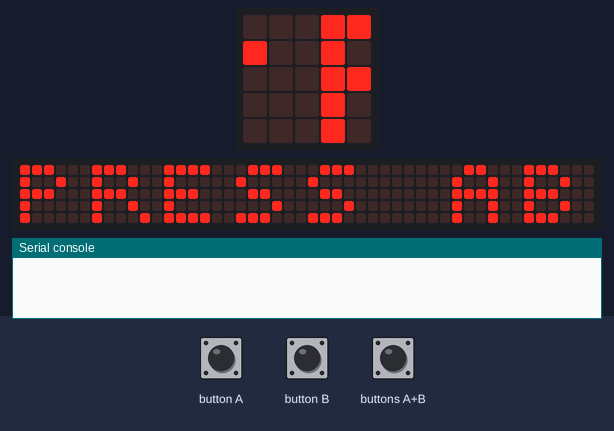
Recording of a program running on a simulated BBC micro:bit (MakeCode). Parts: the board's 5×5 LED display, a strip that is not on the board, showing the scrolling text unrolled, the last lines printed to the serial console. Inputs (shaded band) come from the test bench. Random numbers come from a fixed seed; the 48×5 strip is a reading aid, not a part: it shows the text the display is scrolling, unrolled, one strip-width of it at a time.

Above: at 1.27 s.
1.3 s: buttons A+B pressed for 0.15 s
At 2.0 s:
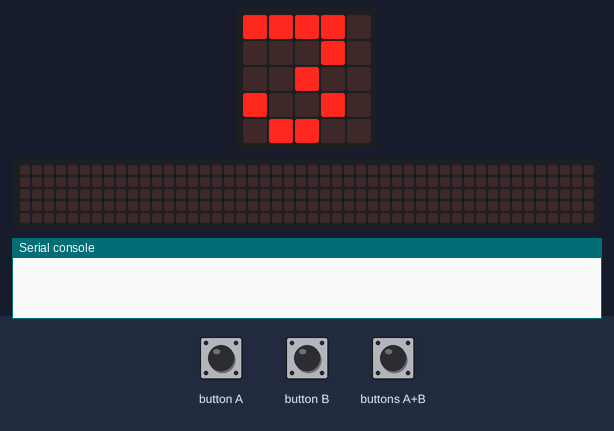
At 4.3 s:
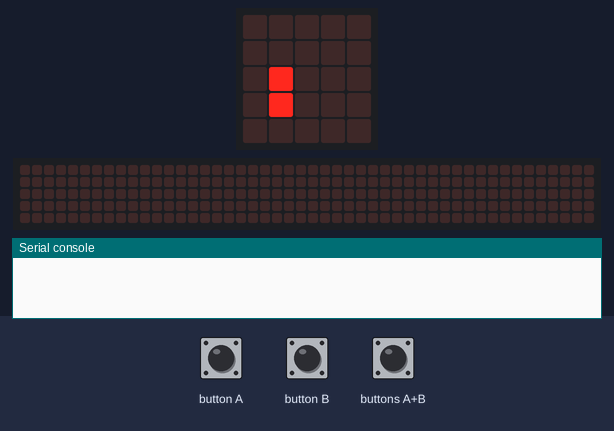
4.4 s: button B pressed for 0.15 s
At 5.4 s:
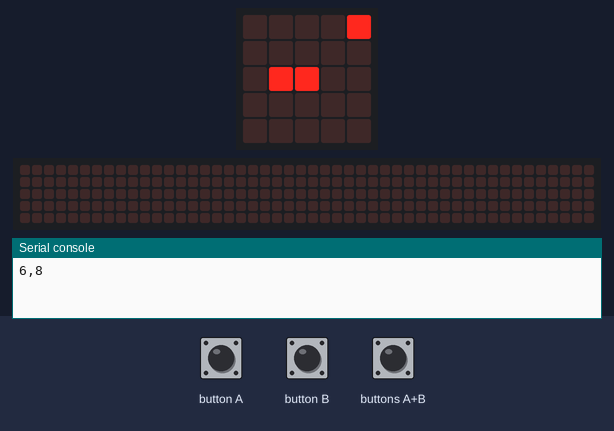

Measured:
- what the display in image 1 shows lasts 0.8 s, from 1.5 s to 2.3 s
- what the display in image 3 shows lasts 0.5 s, from 5.1 s to 5.6 s

The program:

main.ts
```typescript
/**
 * en_us (American English) || en_gb (British English)
 *
 *                   Snake Game 4 MICRO:BIT
 * ___________________________________________________________
 * Developed by Eunsoo.Jung && Developed with Typescript
 *
 * Follow me on Github, Instagram
 *
 * Github: @yellowstrawberrys (main), @yellowstrawberry (sub)
 * Instagram: @yellowstrawberry3009
 * ___________________________________________________________
 *
 * 'HOW TO PLAY'
 *
 * > It's simple.
 *
 * Press A & B to start the game.
 * Press A to turn 90° to the left.
 * Press B to turn 90° to the right.
 */

/**
 * ko_kr (한국어) || ko_kp (조선어 ㅋㅋ (장난인거 알지?))
 *
 *               MICRO:BIT를 위한 스네이크 게임
 * ___________________________________________________________
 * 개발: 정은수, 개발언어: Typescript
 *
 * "정보시간에 할거 없어서 조금씩 만들었다는게 학계의 전설"
 *
 * 깃허브: @yellowstrawberrys (본계), @yellowstrawberry (부계)
 * 인스타: @yellowstrawberry3009
 * ___________________________________________________________
 *
 * :: 플레이 방법 ::
 *
 * A 와 B 버튼을 눌러 게임을 시작
 * A 버튼을 눌러 왼쪽으로 90도 회전
 * B 버튼을 눌러 오른쪽으로 90도 회전
 */
// Boolean
let isGameRunning:boolean = false;

// Coordinate
let x:number[] = [1], y:number[] = [4];
let appleX:number = 1, appleY:number = 2;

//Length
let snakeLength:number = 0;

//Facing
/**
 * 0 = North;
 * 1 = Easth;
 * 2 = South;
 * 3 = West;
 */
let direction:number[] = [0];
let headDirection:number = 0;

//Events
function onInit() {
    reset();
}

function onAPressed() {
    headDirection = headDirection > 2 ? 0 : headDirection + 1;
}

function onBPressed() {
    headDirection = headDirection < 1 ? 3 : headDirection - 1;
}

function onABPressed() {
    if (!isGameRunning) {
        snakeLength = 1;
        led.stopAnimation();
        for (let i = 3; i > 0; i--) {
            basic.showNumber(i);
            basic.pause(100);
        }
        basic.clearScreen();
        isGameRunning = true;
    }
}

function loop() {
    if(isGameRunning) {
        if (x[0] > 4 || x[0] < 0 || y[0] > 4 || y[0] < 0) {
            basic.clearScreen();
            basic.showString("LOSE");
            basic.showLeds(`
            . . . . .
            . # . # .
            . . . . .
            . # # # .
            # . . . #
            `);
            basic.pause(2000);
            basic.clearScreen();
            basic.showString("SCORE: ");
            basic.showNumber(snakeLength);
            basic.pause(5000);
            basic.clearScreen();
            reset();
            isGameRunning = false;
            return;
        }
        drawSnake();
        drawApple();
        basic.pause(500);
    }else if(snakeLength == 0){
        basic.showString("PRESS AB TO START");
    }
}

//Drawing
function drawSnake() {
    manageDir();

    //Child
    for (let i = 0; i < snakeLength; i++) {
        move(i);
        led.plot(x[i], y[i]);
    }

    led.unplot(
        x[snakeLength - 1] - calculateX(snakeLength - 1),
        y[snakeLength - 1] - calculateY(snakeLength - 1)
    );
}

function drawApple(): void {
    if (appleX == x[0] && appleY == y[0]) {
        addSnake();
        calculateNewLocationOfApple();
    }
    led.plot(appleX, appleY);
}

//Moving
function manageDir() {
    while (direction.length > snakeLength)
        direction.pop();
    direction.insertAt(0, headDirection);
}

function move(num:number) {
    x[num] += calculateX(num);
    y[num] += calculateY(num);
}

// Add || Remove || Reset
function addSnake() {
    let dir = direction[direction.length - 1];
    x.push(x[snakeLength - 1] - calculateX(snakeLength - 1));
    y.push(y[snakeLength - 1] - calculateY(snakeLength - 1));
    snakeLength++;
}

function reset() {
    snakeLength = 0;
    x = [1];
    y = [4];
    direction = [0];
    headDirection = 0;
    appleX = 1;
    appleY = 2;
}

//Calculation
function calculateX(num:number) {
    if(direction[num] == 1){
        return -1;
    } else if(direction[num] == 3){
        return 1;
    } else {
        return 0;
    }
}

function calculateY(num: number) {
    if (direction[num] == 0) {
        return -1;
    } else if (direction[num] == 2) {
        return 1;
    } else {
        return 0;
    }
}

function calculateNewLocationOfApple() {
    let usedSpace:number[] = [];
    let debug = 0;

    for (let i = 0; i < snakeLength; i++) {
        usedSpace.push((x[i] + 1) * (y[i] + 1));
    }

    console.log(usedSpace);

    let ranSpace = calculateRandomExceptFor(usedSpace, 1, 25);

    appleY = Math.ceil(ranSpace/5)-1;
    appleX = ranSpace - (5 * appleY)-1;
}

function calculateRandomExceptFor(nums:number[], fronn:number, to:number): number {
    let ran = randint(fronn, to);

    if(nums.indexOf(ran) > -1)
        return calculateRandomExceptFor(nums, fronn, to);
    else
        return ran;
}

// Signing Events
onInit();
basic.forever(loop);
input.onButtonPressed(Button.A, onAPressed);
input.onButtonPressed(Button.B, onBPressed);
input.onButtonPressed(Button.AB, onABPressed);
```

test.ts
```typescript
// 테스트는 여기로 이동합니다; 이 패키지가 확장으로 사용될 때 컴파일되지 않을 것 입니다.
```
